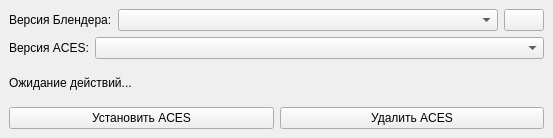
<?xml version="1.0" encoding="UTF-8"?>
<ui version="4.0">
 <class>MainWindow</class>
 <widget class="QMainWindow" name="MainWindow">
  <property name="geometry">
   <rect>
    <x>0</x>
    <y>0</y>
    <width>553</width>
    <height>138</height>
   </rect>
  </property>
  <property name="sizePolicy">
   <sizepolicy hsizetype="Preferred" vsizetype="Preferred">
    <horstretch>0</horstretch>
    <verstretch>138</verstretch>
   </sizepolicy>
  </property>
  <property name="windowTitle">
   <string>Blender ACES Installer</string>
  </property>
  <widget class="QWidget" name="centralwidget">
   <property name="enabled">
    <bool>true</bool>
   </property>
   <property name="sizePolicy">
    <sizepolicy hsizetype="Preferred" vsizetype="Preferred">
     <horstretch>0</horstretch>
     <verstretch>132</verstretch>
    </sizepolicy>
   </property>
   <property name="whatsThis">
    <string>&lt;html&gt;&lt;head/&gt;&lt;body&gt;&lt;p align=&quot;center&quot;&gt;&lt;br/&gt;&lt;/p&gt;&lt;/body&gt;&lt;/html&gt;</string>
   </property>
   <layout class="QGridLayout" name="gridLayout">
    <item row="0" column="0">
     <layout class="QVBoxLayout" name="verticalLayout">
      <item>
       <layout class="QVBoxLayout" name="blender_version_ver">
        <item>
         <layout class="QHBoxLayout" name="horizontalLayout">
          <item>
           <widget class="QLabel" name="blender_version_label">
            <property name="text">
             <string>Версия Блендера:</string>
            </property>
           </widget>
          </item>
          <item>
           <widget class="QComboBox" name="blender_versions_combobox">
            <property name="sizePolicy">
             <sizepolicy hsizetype="Expanding" vsizetype="Fixed">
              <horstretch>0</horstretch>
              <verstretch>0</verstretch>
             </sizepolicy>
            </property>
            <property name="placeholderText">
             <string>Not Found</string>
            </property>
           </widget>
          </item>
          <item>
           <widget class="QPushButton" name="blender_versions_browse_button">
            <property name="text">
             <string/>
            </property>
            <property name="icon">
             <iconset theme="QIcon::ThemeIcon::FolderOpen"/>
            </property>
            <property name="iconSize">
             <size>
              <width>16</width>
              <height>16</height>
             </size>
            </property>
            <property name="checkable">
             <bool>false</bool>
            </property>
           </widget>
          </item>
         </layout>
        </item>
       </layout>
      </item>
      <item>
       <layout class="QHBoxLayout" name="aces_version_hor">
        <item>
         <widget class="QLabel" name="aces_version_label">
          <property name="sizePolicy">
           <sizepolicy hsizetype="Preferred" vsizetype="Fixed">
            <horstretch>0</horstretch>
            <verstretch>0</verstretch>
           </sizepolicy>
          </property>
          <property name="text">
           <string>Версия ACES:</string>
          </property>
         </widget>
        </item>
        <item>
         <widget class="QComboBox" name="aces_versions_combobox">
          <property name="sizePolicy">
           <sizepolicy hsizetype="Expanding" vsizetype="Fixed">
            <horstretch>0</horstretch>
            <verstretch>0</verstretch>
           </sizepolicy>
          </property>
          <property name="placeholderText">
           <string>Aboba</string>
          </property>
         </widget>
        </item>
       </layout>
      </item>
      <item>
       <widget class="QLabel" name="progress_label">
        <property name="text">
         <string>Ожидание действий...</string>
        </property>
       </widget>
      </item>
      <item>
       <layout class="QHBoxLayout" name="horizontalLayout_2">
        <item>
         <widget class="QPushButton" name="install_button">
          <property name="layoutDirection">
           <enum>Qt::LayoutDirection::LeftToRight</enum>
          </property>
          <property name="text">
           <string>Установить ACES</string>
          </property>
         </widget>
        </item>
        <item>
         <widget class="QPushButton" name="uninstall_button">
          <property name="text">
           <string>Удалить ACES</string>
          </property>
         </widget>
        </item>
       </layout>
      </item>
     </layout>
    </item>
   </layout>
  </widget>
 </widget>
 <resources/>
 <connections/>
</ui>
